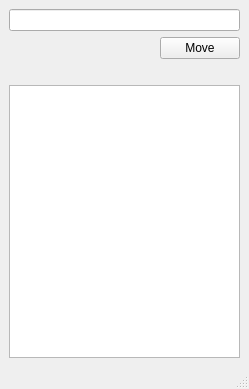
<?xml version="1.0" encoding="UTF-8"?>
<ui version="4.0">
 <class>MainWindow</class>
 <widget class="QMainWindow" name="MainWindow">
  <property name="geometry">
   <rect>
    <x>0</x>
    <y>0</y>
    <width>249</width>
    <height>389</height>
   </rect>
  </property>
  <property name="windowTitle">
   <string>MainWindow</string>
  </property>
  <widget class="QWidget" name="centralwidget">
   <layout class="QGridLayout" name="gridLayout">
    <item row="0" column="0">
     <layout class="QVBoxLayout" name="verticalLayout">
      <item>
       <widget class="QLineEdit" name="leText"/>
      </item>
      <item>
       <layout class="QHBoxLayout" name="horizontalLayout">
        <item>
         <spacer name="horizontalSpacer1">
          <property name="orientation">
           <enum>Qt::Horizontal</enum>
          </property>
          <property name="sizeHint" stdset="0">
           <size>
            <width>40</width>
            <height>20</height>
           </size>
          </property>
         </spacer>
        </item>
        <item>
         <widget class="QPushButton" name="pbButon1">
          <property name="text">
           <string>Move</string>
          </property>
         </widget>
        </item>
       </layout>
      </item>
      <item>
       <spacer name="verticalSpacer">
        <property name="orientation">
         <enum>Qt::Vertical</enum>
        </property>
        <property name="sizeType">
         <enum>QSizePolicy::Preferred</enum>
        </property>
        <property name="sizeHint" stdset="0">
         <size>
          <width>20</width>
          <height>20</height>
         </size>
        </property>
       </spacer>
      </item>
      <item>
       <widget class="QTextBrowser" name="tbTextOut"/>
      </item>
     </layout>
    </item>
   </layout>
  </widget>
  <widget class="QMenuBar" name="menubar">
   <property name="geometry">
    <rect>
     <x>0</x>
     <y>0</y>
     <width>249</width>
     <height>21</height>
    </rect>
   </property>
  </widget>
  <widget class="QStatusBar" name="statusbar"/>
 </widget>
 <resources/>
 <connections/>
</ui>
